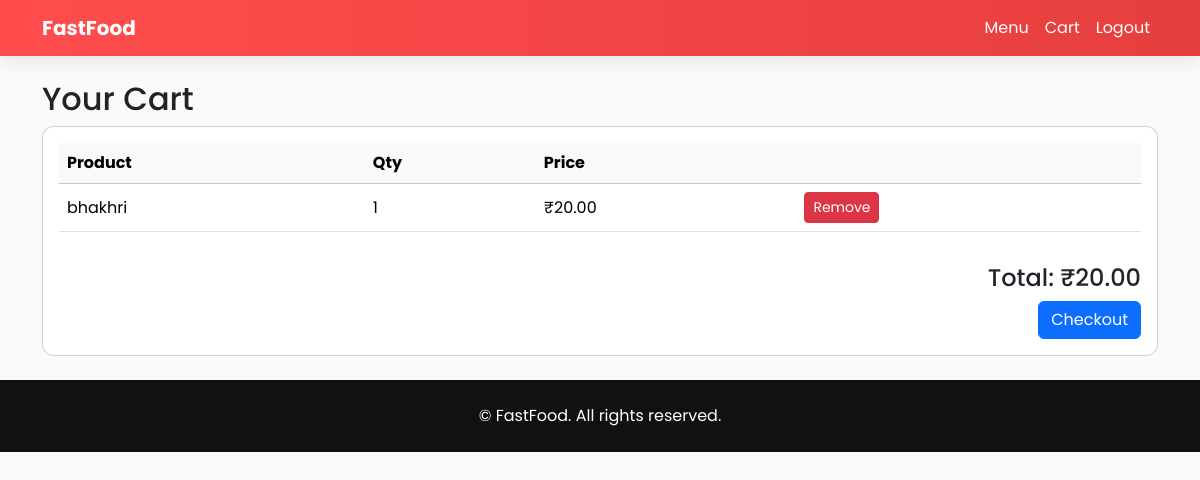
The page /cart/ (signed in) on the database its author committed.
### food_app/models.py (models this page shows, shortened)
class CartItem(models.Model):
    cart = models.ForeignKey(Cart, on_delete=models.CASCADE, related_name="items")
    product = models.ForeignKey(Product, on_delete=models.CASCADE)
    quantity = models.PositiveIntegerField(default=1)

class Product(models.Model):
    category = models.ForeignKey(Category, on_delete=models.CASCADE, related_name="products")
    name = models.CharField(max_length=255)
    description = models.TextField(blank=True)
    price = models.DecimalField(max_digits=10, decimal_places=2)
    image = models.ImageField(upload_to='products/', blank=True, null=True)
    available = models.BooleanField(default=True)

### food_app/views.py (the view)
# urls.py: path("cart/", views.cart, name="cart"),
@login_required(login_url="login")
def cart(request):
    cart_obj, created = Cart.objects.get_or_create(user=request.user, active=True)
    cart_items = cart_obj.items.select_related('product').all()
    total_price = cart_obj.total_price if cart_obj else 0
    return render(request, "food_app/cart.html", {
        "cart_items": cart_items,
        "total_price": total_price
    })

### food_app/models.py (called while the page is built)
    @property
    def total_price(self):
        items = self.items.all()
        return sum(item.product.price * item.quantity for item in items)

### food_app/templates/food_app/cart.html (shortened to what this page needs)
{% extends "food_app/base.html" %}
{% load static %}
{% block content %}
<h2>Your Cart</h2>
<div class="card p-3">
{% if cart_items %}
<div class="table-responsive">
  <table class="table align-middle">
    <thead class="table-light">
      <tr>
        <th>Product</th>
        <th>Qty</th>
        <th>Price</th>
        <th></th>
      </tr>
    </thead>
    <tbody>
      {% for item in cart_items %}
      <tr>
        <td>{{ item.product.name }}</td>
        <td>{{ item.quantity }}</td>
        <td>₹{{ item.product.price }}</td>
        <td>
          <a href="{% url 'remove_from_cart' item.product.id %}" class="btn btn-sm btn-danger">Remove</a>
        </td>
      </tr>
      {% endfor %}
    </tbody>
  </table>
</div>
<div class="text-end mt-3">
  <h4>Total: ₹{{ total_price }}</h4>
  <a href="{% url 'checkout' %}" class="btn btn-primary">Checkout</a>
</div>
{% else %}
<p class="text-muted">Your cart is empty.</p>
{% endif %}
</div>
{% endblock %}

### food_app/templates/food_app/base.html (style rules this page uses)
:root { --brand:#ff4d4d; --brand-dark:#e63e3e; }
body { font-family: "Poppins"; background:#fafafa; color:#222; }
.card { border-radius:12px; overflow:hidden; transition:.2s; }

### rows shown on the page
CartItem: product.name "bhakhri", quantity "1", product.price "20.00"

### other values the page prints
{{ total_price }} "20.00"
